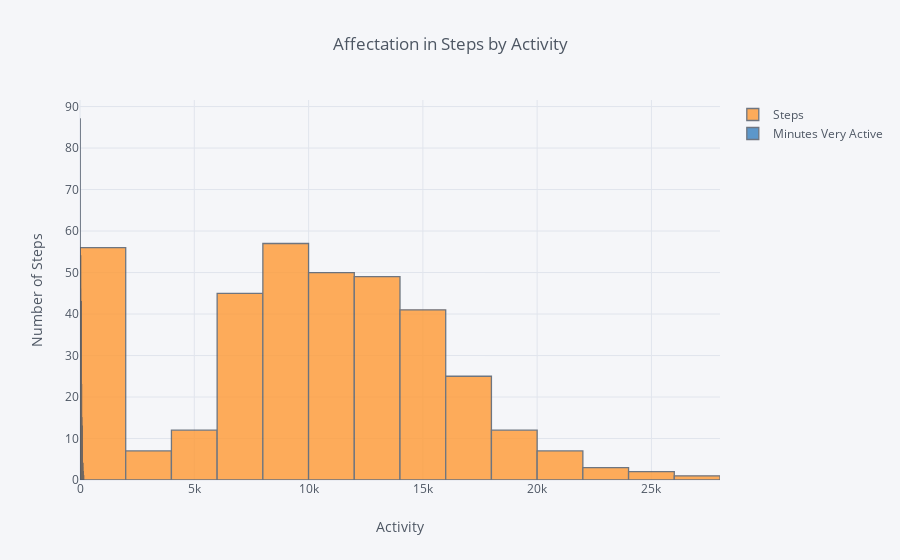

The notebook cell this image was saved under:
### Markdown cell above
#### Use matplotlib to visually plot Minutes Very active vs Steps. 

##### Hint : import matplotlib.pyplot as plt (See previous lessons)#####
- Use plt.scatter(x=df['col_name_1'], y=df['col_name_2'])

### Code cell
# your answer here
import plotly.plotly as py
import cufflinks as cf
import pandas as pd

cf.go_offline()
activity_table = fitbit[['Steps','Minutes Very Active']]
activity_table.iplot(kind='hist', 
    x=activity_table['Minutes Very Active'],
    y=activity_table['Steps'],
    xTitle='Activity', 
    yTitle='Number of Steps', 
    title='Affectation in Steps by Activity')

### Figure 1 — Plotly figure (JSON) as saved in the notebook; plotly's stock layout.template omitted (floating-point values rounded to 4 significant figures; data arrays with more than 128 entries replaced by an {"elided": "..."} marker saying what was removed)
{"data": [{"histfunc": "count", "histnorm": "", "marker": {"color": "rgba(255, 153, 51, 1.0)", "line": {"color": "#4D5663", "width": 1.3}}, "name": "Steps", "opacity": 0.8, "orientation": "v", "type": "histogram", "uid": "f5d7e38d-aa7f-43fb-8c9d-feaf924e07f0", "x": {"elided": "367 int values"}}, {"histfunc": "count", "histnorm": "", "marker": {"color": "rgba(55, 128, 191, 1.0)", "line": {"color": "#4D5663", "width": 1.3}}, "name": "Minutes Very Active", "opacity": 0.8, "orientation": "v", "type": "histogram", "uid": "d7a90b95-6de7-49e0-9c80-f37c6bc7d04f", "x": {"elided": "367 int values"}}], "layout": {"barmode": "overlay", "legend": {"bgcolor": "#F5F6F9", "font": {"color": "#4D5663"}}, "paper_bgcolor": "#F5F6F9", "plot_bgcolor": "#F5F6F9", "title": {"font": {"color": "#4D5663"}, "text": "Affectation in Steps by Activity"}, "xaxis": {"gridcolor": "#E1E5ED", "showgrid": true, "tickfont": {"color": "#4D5663"}, "title": {"font": {"color": "#4D5663"}, "text": "Activity"}, "zerolinecolor": "#E1E5ED"}, "yaxis": {"gridcolor": "#E1E5ED", "showgrid": true, "tickfont": {"color": "#4D5663"}, "title": {"font": {"color": "#4D5663"}, "text": "Number of Steps"}, "zerolinecolor": "#E1E5ED"}}}
